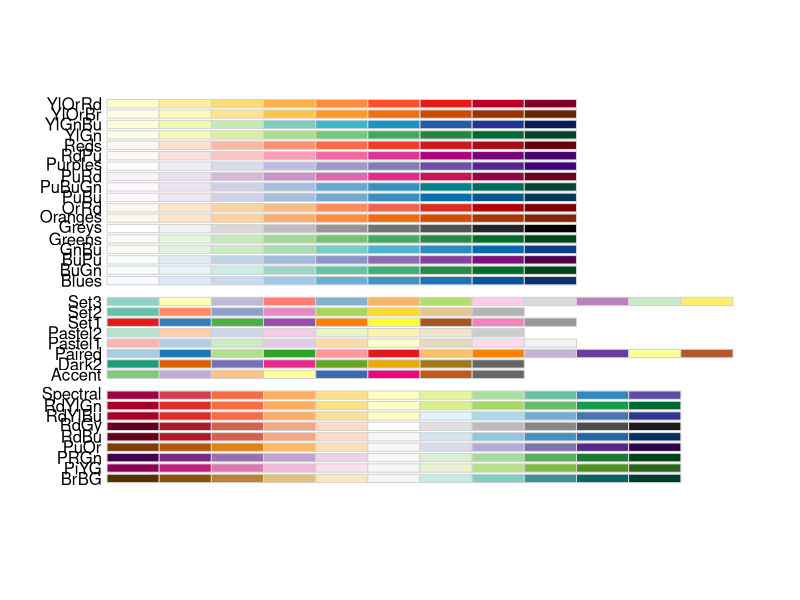
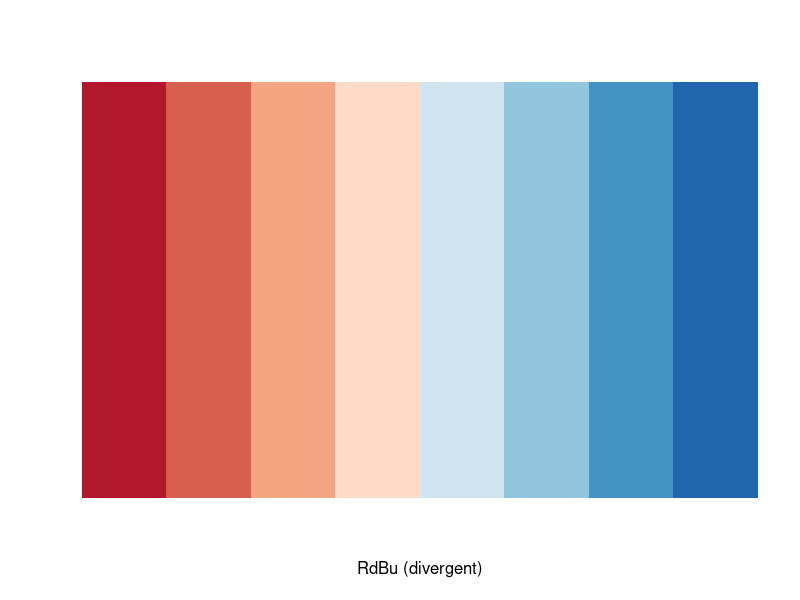

Generate these figures, in order, with R: (Note: this script raises an error after producing the figures.)

library("RColorBrewer")
display.brewer.all()
  
display.brewer.pal(n = 8, name = 'RdBu')

brewer.pal(n = 8, name = "RdBu")



ggplot(df, aes(x=cond, y=yval, fill=cond)) + geom_bar(stat="identity") +
  scale_fill_brewer(palette="Spectral")

ggplot(df, aes(x=cond, y=yval, fill=cond)) + geom_bar(stat="identity") + 
  scale_fill_manual(values=c("#CC6666", "#9999CC", "#66CC99"))
  
  
  
  
